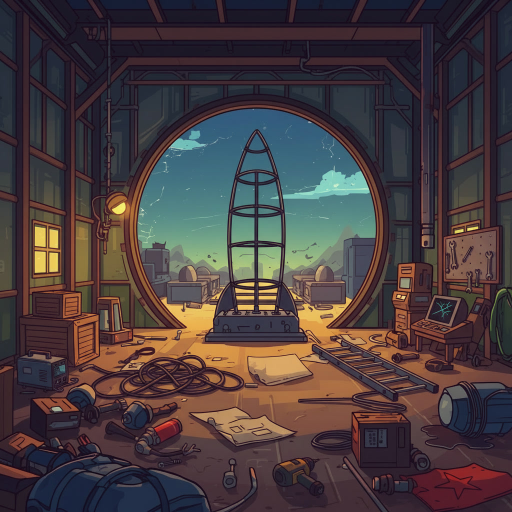
#> input picture docs/hangar/00-reference.jpg, 1024 x 1024 px, found by its file name (shown at 1/2 size)
$ python lamp_broken.py
#> lines starting #> are read from the running program, lines starting #| are printed output that depends on the picture; after the words box and inside, x2 and y2 are one past the last pixel; in counts of white or black regions, pixels touching at a corner belong together
# Делает 00-start.png из 00-reference.jpg: лампа №8 выключена и разбита (трещины, выбитый осколок, паутина).
# Рисуем поверх той же лампы — форма и стиль не меняются. Запуск: python3 docs/hangar/tools/lamp_broken.py
import math, random, numpy as np
from PIL import Image, ImageDraw, ImageFilter
random.seed(3)
a = np.array(Image.open('docs/hangar/00-reference.jpg').convert('RGB')).astype(float)
H, W, _ = a.shape; yy, xx = np.mgrid[0:H, 0:W]
#> after `H, W, _ = a.shape`: H = 1024; W = 1024
cx, cy = 232, 414
r, g, b = a[..., 0], a[..., 1], a[..., 2]; lum = (r + g + b) / 3
glass = (r > 170) & (g > 150) & (b < 140) & (np.hypot(xx - cx, yy - cy) < 40)
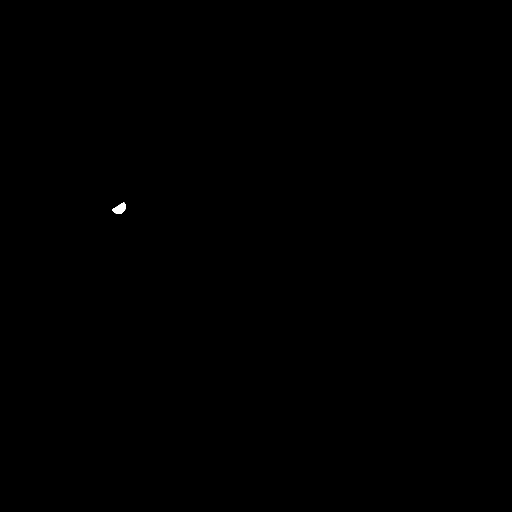
#> glass: shape (1024, 1024) bool (shown at 1/2 size); 0.04% white; 1 white region, box (x1, y1, x2, y2) and area: (224, 405, 251, 428) 392
gm = np.array(Image.fromarray((glass * 255).astype('uint8')).filter(ImageFilter.MaxFilter(3)).filter(ImageFilter.GaussianBlur(1))).astype(float) / 255
dark = np.stack([lum * 0.18 + 62, lum * 0.18 + 74, lum * 0.18 + 84], -1)  # выключенное стекло: тусклое серо-голубое
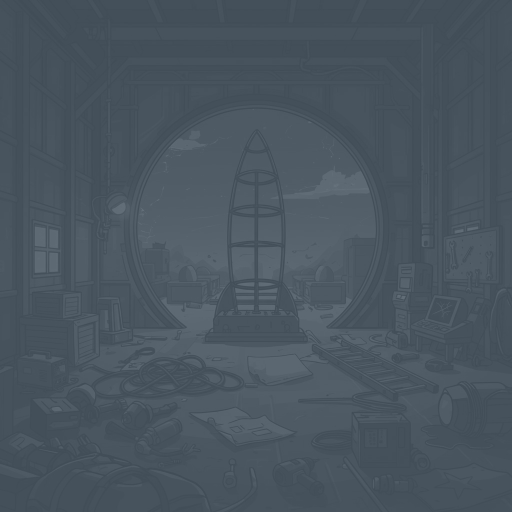
#> dark: shape (1024, 1024, 3) float64 (shown at 1/2 size); mean of channels 0, 1, 2 73.7, 85.7, 95.7; drawn as R, G, B
out = a * (1 - gm[..., None]) + dark * gm[..., None]
d = np.hypot(xx - cx, (yy - cy) * 0.9); halo = np.clip(1 - d / 120, 0, 1) ** 1.5 * (1 - gm)
warm = np.clip((r - b) / 120, 0, 1); k = halo * warm * 0.45
#> after `warm = np.clip((r - b) / 120, 0, 1)`:
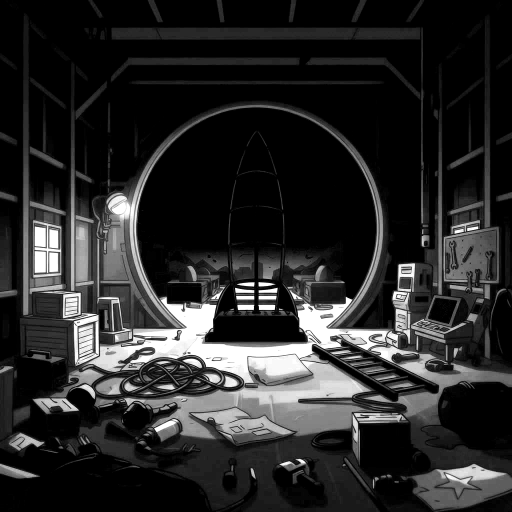
#> warm: shape (1024, 1024) float64 (shown at 1/2 size); min 0, max 1, mean 0.162
out = out * (1 - k[..., None]) + np.stack([out[..., 0] * .7, out[..., 1] * .78, out[..., 2] * .95], -1) * k[..., None]
base = Image.fromarray(out.clip(0, 255).astype('uint8')).convert('RGBA')

SC = 4; x0, y0, x1, y1 = 150, 340, 300, 480
crop = base.crop((x0, y0, x1, y1)).resize(((x1 - x0) * SC, (y1 - y0) * SC), Image.Resampling.LANCZOS)
P = lambda x, y: ((x - x0) * SC, (y - y0) * SC)
gmask = Image.fromarray((glass[y0:y1, x0:x1] * 255).astype('uint8')).filter(ImageFilter.MaxFilter(3)).resize(crop.size)
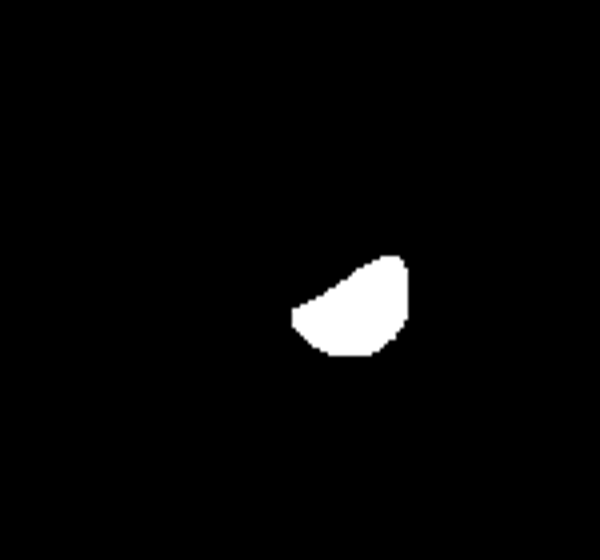
#> gmask: PIL image 600x560 L; min 0, max 255, mean 6
ys, xs = np.nonzero(glass); gx0, gx1, gy0, gy1 = xs.min(), xs.max(), ys.min(), ys.max()
#> after `ys, xs = np.nonzero(glass)`: ys = 392 values from 405 to 427; xs = 392 values, max 250 at index 27, min 224 at index 190, mean 239.1
#> after `gx0, gx1, gy0, gy1 = (xs.min(), xs.max(), ys.min(), ys.max())`: gx0 = 224; gx1 = 250; gy0 = 405; gy1 = 427
ix, iy = gx0 + 0.78 * (gx1 - gx0), gy0 + 0.35 * (gy1 - gy0)   # точка удара у края
#> ix = 244.3; iy = 412.7
hole = Image.new('L', crop.size, 0)
#> hole: PIL image 600x560 L; every value is 0
ImageDraw.Draw(hole).polygon([P(ix - 3, iy - 2), P(ix, iy - 4), P(ix + 4, iy - 2), P(ix + 3, iy + 3), P(ix - 2, iy + 4), P(ix - 4, iy + 1)], fill=255)
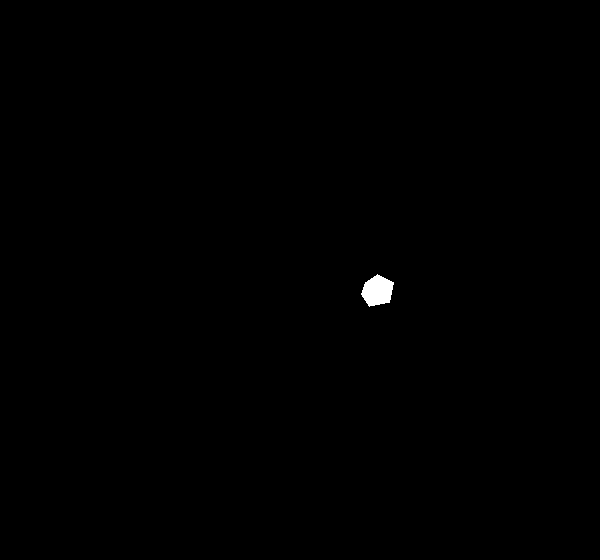
#> hole: PIL image 600x560 L; 0.22% white; 1 white region, box (x1, y1, x2, y2) and area: (361, 274, 394, 307) 743
hole = Image.fromarray(np.minimum(np.array(hole), np.array(gmask)))
crop.paste((34, 14, 27, 255), mask=hole)  # дыра — цвет контуров картинки
# Трещины в стиле картинки: тёмная контурная линия (как у всех предметов) + рядом тонкий приглушённый блик стекла.
# Белого на картинке нет — самый светлый тон бледно-зелёный (195,233,195), поэтому блик тусклый.
OUTLINE, SHINE = (34, 14, 27, 255), (128, 140, 146, 150)
cracks = []
for ang0 in (150, 195, 235, 115, 300):
    ang = math.radians(ang0 + random.uniform(-10, 10)); x, y = ix, iy; pts = [(x, y)]
    for s_ in range(random.randint(4, 6)):
        L = random.uniform(5, 8); ang += random.uniform(-.6, .6); x += L * math.cos(ang); y += L * math.sin(ang); pts.append((x, y))
        if random.random() < .2:
            ba = ang + random.choice((-1, 1)) * random.uniform(.6, 1.1)
            cracks.append([(x, y), (x + 4 * math.cos(ba), y + 4 * math.sin(ba))])
    cracks.append(pts)
#> after the loop, cracks = 9 items
shine = Image.new('RGBA', crop.size, (0, 0, 0, 0)); sd = ImageDraw.Draw(shine)
#> after `shine = Image.new('RGBA', crop.size, (0, 0, 0, 0))`: shine: PIL image 600x560 RGBA; every value is 0
lines = Image.new('RGBA', crop.size, (0, 0, 0, 0)); ld = ImageDraw.Draw(lines)
for pts in cracks:
    sd.line([P(x + .55, y + .55) for x, y in pts], fill=SHINE, width=SC - 1, joint='curve')
    ld.line([P(x, y) for x, y in pts], fill=OUTLINE, width=SC, joint='curve')
#> this loop made 9 passes
#> pts on passes 1, 3, 6, 8: [(225.8, 412.8), (223.4, 409.6)], [(224.1, 391.8), (224.1, 387.8)], [(254.3, 436.8), (258, 438.4)], [(246, 404.9), (243, 402.3)]
for layer in (shine, lines):
    lm = np.array(layer); lm[..., 3] = np.minimum(lm[..., 3], np.array(gmask)); crop.alpha_composite(Image.fromarray(lm))
#> this loop made 2 passes
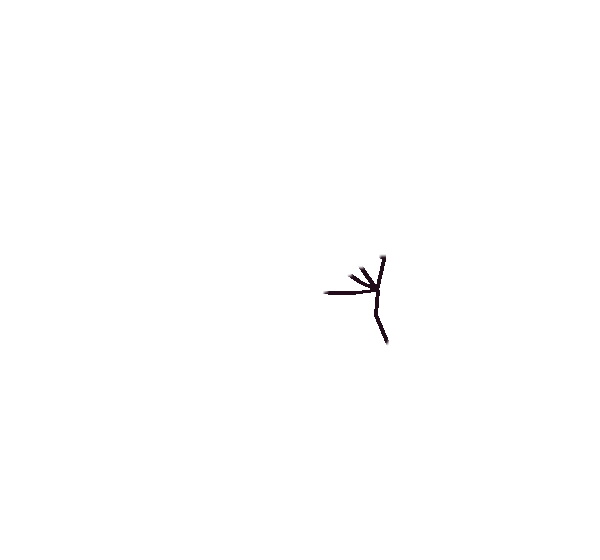
#> lm: shape (560, 600, 4); mean R, G, B, A 0.3, 0.1, 0.2, 0.6; transparent parts drawn white
# паутина: угол между изогнутым кронштейном и корпусом лампы (слева сверху)
web = Image.new('RGBA', crop.size, (0, 0, 0, 0)); wd = ImageDraw.Draw(web)
wx, wy = 182, 378                      # центр паутины — в изгибе кронштейна
anchors = [(176, 404), (186, 366), (208, 368), (214, 392), (198, 410)]
col = (232, 238, 244, 165)
for ax_, ay_ in anchors: wd.line([P(wx, wy), P(ax_, ay_)], fill=col, width=2)
for f in (.3, .55, .8):
    pts = [(wx + (ax_ - wx) * f, wy + (ay_ - wy) * f) for ax_, ay_ in anchors]
    for i in range(len(pts) - 1):
        (pa, pb), (qa, qb) = pts[i], pts[i + 1]
        m = ((pa + qa) / 2 + (wx - (pa + qa) / 2) * .15, (pb + qb) / 2 + (wy - (pb + qb) / 2) * .15)  # провис к центру
        wd.line([P(pa, pb), P(*m), P(qa, qb)], fill=col, width=2, joint='curve')
crop.alpha_composite(web)
crop = crop.resize((x1 - x0, y1 - y0), Image.Resampling.LANCZOS)
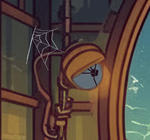
#> crop: PIL image 150x140 RGBA; mean R, G, B, A 86.3, 70.1, 61.5, 255
base.paste(crop, (x0, y0)); base.convert('RGB').save('docs/hangar/00-start.png')
